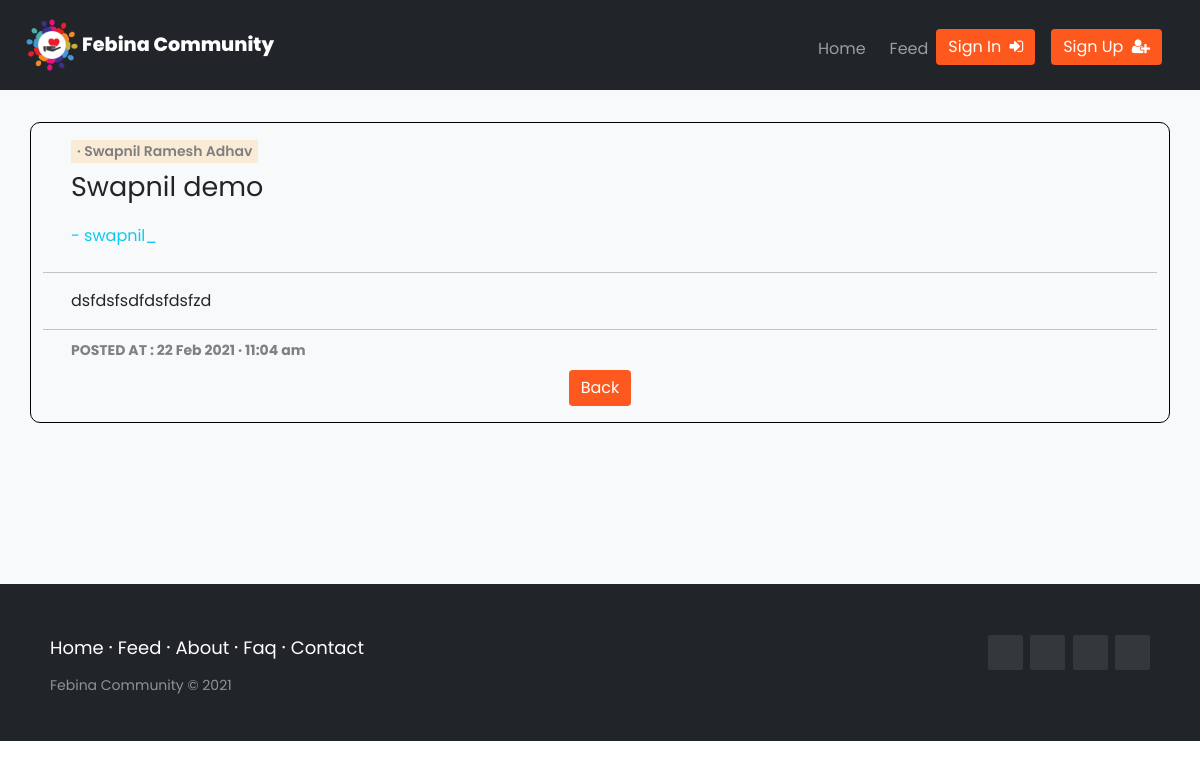
The page /readmore.php?postid=3 on the database its author committed.
### tables this page shows
CREATE TABLE `user` (
  `sr_no` int(11) DEFAULT NULL,
  `name` varchar(30) DEFAULT NULL,
  `contact_number` bigint(20) DEFAULT NULL,
  `email` varchar(50) DEFAULT NULL,
  `address` varchar(50) DEFAULT NULL,
  `username` varchar(50) NOT NULL,
  `password` varchar(12) DEFAULT NULL,
  `seckey` bigint(20) DEFAULT NULL,
  `otp` int(11) DEFAULT NULL
);

CREATE TABLE `posts` (
  `name` varchar(30) DEFAULT NULL,
  `username` varchar(50) DEFAULT NULL,
  `posttitle` longtext DEFAULT NULL,
  `post` longtext DEFAULT NULL,
  `postid` bigint(20) NOT NULL,
  `posted_at` datetime DEFAULT NULL,
  `img_path` varchar(500) DEFAULT 'https://images.pexels.com/photos/1680172/pexels-photo-1680172.jpeg?auto=compress&cs=tinysrgb&dpr=2&h=750&w=1260'
);

### readmore.php (the view, shortened to what this page needs)
<?php
    include('./database/db.php');
    include('header.php');
    if (isset($_GET['postid']))
    {
        $query = "select * from posts where postid='".$_GET['postid']."'";
        $result = mysqli_query($conn,$query);
        if ($result)
        {
            $row = mysqli_fetch_assoc($result);
            $query = "select name from user where username='".$row['username']."'";
            $result1 = mysqli_query($conn,$query);
            if ($result1)
            {
                $row1 = mysqli_fetch_assoc($result1);
                $monthArray = Array("Jan","Feb","Mar","Apr","May","Jun","Jul","Aug","Sep","Oct","Nov","Dec");
                $date = explode(" ",$row['posted_at']);
                $time = date("g:i a", strtotime($date[1]));
                $d = date("d/m/Y",strtotime($date[0]));
                $months = explode("/",$d);
                $m = (int)$months[1];
?>
<main class="bg-light">
<div class="container mt-2 mb-3" style="border:solid 1px black;border-radius:10px;">
    <div class="container mt-3 ms-3">
        <button type="button" style="font-weight:520;font-size:14px;color:grey;background-color:antiquewhite;border:none;" data-bs-toggle="tooltip" data-bs-html="true" title="Author">
        · <?php echo $row1['name']; ?>
        </button>
        <p class="mt-1" style="font-size: 27px;"><?php echo $row['posttitle']; ?><p>
        <a class="link-info" style="text-decoration:none;" href=<?php echo "/Febina/Members-Portal/profile/".$row['username']; ?>>- <?php echo $row['username']; ?></a>
    </div>
    <div class="mt-1 bg-light">
        <hr class="my-2">
        <div class="container ms-3 md-4">
        <p><?php echo $row['post']; ?></p>
        </div>
        <hr class="my-2">
    </div>
    <div class="container ms-3 mt-1">
        <small style="color:gray;font-weight:650;">
                POSTED AT : <?php echo $months[0]." ".$monthArray[$m-1]." ".$months[2]; ?>  ·  <?php echo $time; ?>
        </small>
    </div>
    <div class="d-flex justify-content-center mt-2">
        <p class="lead">
                <a class="btn btn-primary" href="/Febina/Members-Portal/feed" role="button">Back</a>
        </p>
    </div>
</div>
</main>
<?php
            }
        }
        else
        {
            header('Location: /Febina/Members-Portal/feed');
        }
    }
    else
    {
        header('Location: /Febina/Members-Portal/feed');
    }
?>
<?php
    include('footer.php');
?>

### assets/css/style.css (style rules this page uses)
* { box-sizing: border-box; font-family: 'Poppins', sans-serif; }
html, body { overflow-x: hidden; }
main { padding-top: 90px !important; min-height: 70vh; }
.btn { background: rgb(253, 89, 30) !important; border: none; }

### rows shown on the page
user: name "Swapnil Ramesh Adhav"
posts: posttitle "Swapnil demo", username "swapnil_", post "dsfdsfsdfdsfdsfzd", posted_at "22", posted_at "Feb", posted_at "2021", posted_at "11:04 am"
